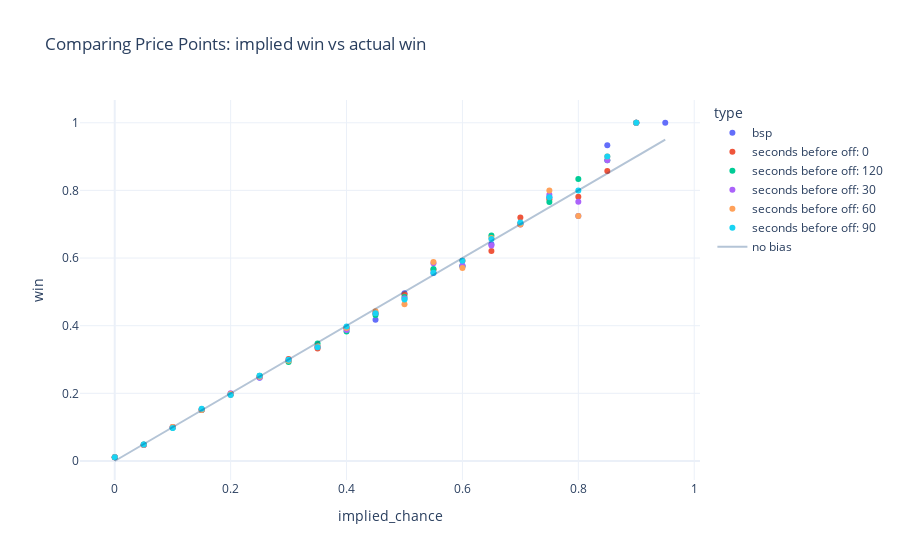

Here is the notebook cell this chart was saved with:
### Markdown cell above
Ok aside from some small sample noise at the top end (there's very few horses that run at sub 1.20 BSPs) we can see that the BSP is pretty perfectly.... efficient?

I'm not sure that's the right word here. Let me illustrate with a counter example. Let's plot the same chart for the BSP as well as our 5 other price points.

### Code cell
# Bsp + Other Odds Scatter
# __________________

winRates = (
    accuracyFrame
    .assign(implied_chance = lambda x: round(20 * (1 / x['odds']))/20)
    .groupby(['type', 'implied_chance'], as_index = False)
    .agg({'win': 'mean'})
)

fig = px.scatter(winRates, x = "implied_chance", y = "win", color = 'type', template = "plotly_white", title = "Comparing Price Points: implied win vs actual win")
fig.add_trace(
    go.Scatter(
        x = winRates.implied_chance, y = winRates.implied_chance, name = 'no bias', line_color = 'rgba(8,61,119, 0.3)'
    )
)
fig.show()

### Figure 1 — Plotly figure (JSON) as saved in the notebook; plotly's stock layout.template omitted (floating-point values rounded to 4 significant figures)
{"data": [{"hovertemplate": "type=bsp<br>implied_chance=%{x}<br>win=%{y}<extra></extra>", "legendgroup": "bsp", "marker": {"color": "#636efa", "symbol": "circle"}, "mode": "markers", "name": "bsp", "orientation": "v", "showlegend": true, "type": "scatter", "x": [0, 0.05, 0.1, 0.15, 0.2, 0.25, 0.3, 0.35, 0.4, 0.45, 0.5, 0.55, 0.6, 0.65, 0.7, 0.75, 0.8, 0.85, 0.9, 0.95], "xaxis": "x", "y": [0.01127, 0.0479, 0.09899, 0.1506, 0.1981, 0.2458, 0.2972, 0.3373, 0.3939, 0.4178, 0.4963, 0.5559, 0.5752, 0.6411, 0.702, 0.7794, 0.7241, 0.9333, 1, 1], "yaxis": "y"}, {"hovertemplate": "type=seconds before off: 0<br>implied_chance=%{x}<br>win=%{y}<extra></extra>", "legendgroup": "seconds before off: 0", "marker": {"color": "#EF553B", "symbol": "circle"}, "mode": "markers", "name": "seconds before off: 0", "orientation": "v", "showlegend": true, "type": "scatter", "x": [0, 0.05, 0.1, 0.15, 0.2, 0.25, 0.3, 0.35, 0.4, 0.45, 0.5, 0.55, 0.6, 0.65, 0.7, 0.75, 0.8, 0.85, 0.9], "xaxis": "x", "y": [0.01117, 0.0476, 0.1006, 0.1532, 0.1957, 0.2494, 0.3013, 0.3326, 0.3921, 0.4362, 0.4921, 0.5657, 0.5923, 0.6205, 0.7197, 0.7742, 0.7812, 0.8571, 1], "yaxis": "y"}, {"hovertemplate": "type=seconds before off: 120<br>implied_chance=%{x}<br>win=%{y}<extra></extra>", "legendgroup": "seconds before off: 120", "marker": {"color": "#00cc96", "symbol": "circle"}, "mode": "markers", "name": "seconds before off: 120", "orientation": "v", "showlegend": true, "type": "scatter", "x": [0, 0.05, 0.1, 0.15, 0.2, 0.25, 0.3, 0.35, 0.4, 0.45, 0.5, 0.55, 0.6, 0.65, 0.7, 0.75, 0.8, 0.85, 0.9], "xaxis": "x", "y": [0.01107, 0.04855, 0.09855, 0.1509, 0.1983, 0.2522, 0.2925, 0.3474, 0.383, 0.4319, 0.4845, 0.5676, 0.5767, 0.6667, 0.7008, 0.7656, 0.8333, 0.8889, 1], "yaxis": "y"}, {"hovertemplate": "type=seconds before off: 30<br>implied_chance=%{x}<br>win=%{y}<extra></extra>", "legendgroup": "seconds before off: 30", "marker": {"color": "#ab63fa", "symbol": "circle"}, "mode": "markers", "name": "seconds before off: 30", "orientation": "v", "showlegend": true, "type": "scatter", "x": [0, 0.05, 0.1, 0.15, 0.2, 0.25, 0.3, 0.35, 0.4, 0.45, 0.5, 0.55, 0.6, 0.65, 0.7, 0.75, 0.8, 0.85, 0.9], "xaxis": "x", "y": [0.01122, 0.04811, 0.09993, 0.1518, 0.1999, 0.2466, 0.2989, 0.3376, 0.3875, 0.4379, 0.4803, 0.5845, 0.5782, 0.6372, 0.6992, 0.7869, 0.7667, 0.8889, 1], "yaxis": "y"}, {"hovertemplate": "type=seconds before off: 60<br>implied_chance=%{x}<br>win=%{y}<extra></extra>", "legendgroup": "seconds before off: 60", "marker": {"color": "#FFA15A", "symbol": "circle"}, "mode": "markers", "name": "seconds before off: 60", "orientation": "v", "showlegend": true, "type": "scatter", "x": [0, 0.05, 0.1, 0.15, 0.2, 0.25, 0.3, 0.35, 0.4, 0.45, 0.5, 0.55, 0.6, 0.65, 0.7, 0.75, 0.8, 0.85, 0.9], "xaxis": "x", "y": [0.01123, 0.04809, 0.1003, 0.1509, 0.1981, 0.2491, 0.2966, 0.3395, 0.3929, 0.443, 0.4636, 0.5884, 0.5708, 0.6595, 0.6992, 0.8, 0.7241, 0.9, 1], "yaxis": "y"}, {"hovertemplate": "type=seconds before off: 90<br>implied_chance=%{x}<br>win=%{y}<extra></extra>", "legendgroup": "seconds before off: 90", "marker": {"color": "#19d3f3", "symbol": "circle"}, "mode": "markers", "name": "seconds before off: 90", "orientation": "v", "showlegend": true, "type": "scatter", "x": [0, 0.05, 0.1, 0.15, 0.2, 0.25, 0.3, 0.35, 0.4, 0.45, 0.5, 0.55, 0.6, 0.65, 0.7, 0.75, 0.8, 0.85, 0.9], "xaxis": "x", "y": [0.01112, 0.04851, 0.09771, 0.1547, 0.1948, 0.2518, 0.2995, 0.3363, 0.3976, 0.4365, 0.4772, 0.5563, 0.5917, 0.6565, 0.7054, 0.7797, 0.8, 0.9, 1], "yaxis": "y"}, {"line": {"color": "rgba(8,61,119, 0.3)"}, "name": "no bias", "type": "scatter", "x": [0, 0.05, 0.1, 0.15, 0.2, 0.25, 0.3, 0.35, 0.4, 0.45, 0.5, 0.55, 0.6, 0.65, 0.7, 0.75, 0.8, 0.85, 0.9, 0.95, 0, 0.05, 0.1, 0.15, 0.2, 0.25, 0.3, 0.35, 0.4, 0.45, 0.5, 0.55, 0.6, 0.65, 0.7, 0.75, 0.8, 0.85, 0.9, 0, 0.05, 0.1, 0.15, 0.2, 0.25, 0.3, 0.35, 0.4, 0.45, 0.5, 0.55, 0.6, 0.65, 0.7, 0.75, 0.8, 0.85, 0.9, 0, 0.05, 0.1, 0.15, 0.2, 0.25, 0.3, 0.35, 0.4, 0.45, 0.5, 0.55, 0.6, 0.65, 0.7, 0.75, 0.8, 0.85, 0.9, 0, 0.05, 0.1, 0.15, 0.2, 0.25, 0.3, 0.35, 0.4, 0.45, 0.5, 0.55, 0.6, 0.65, 0.7, 0.75, 0.8, 0.85, 0.9, 0, 0.05, 0.1, 0.15, 0.2, 0.25, 0.3, 0.35, 0.4, 0.45, 0.5, 0.55, 0.6, 0.65, 0.7, 0.75, 0.8, 0.85, 0.9], "y": [0, 0.05, 0.1, 0.15, 0.2, 0.25, 0.3, 0.35, 0.4, 0.45, 0.5, 0.55, 0.6, 0.65, 0.7, 0.75, 0.8, 0.85, 0.9, 0.95, 0, 0.05, 0.1, 0.15, 0.2, 0.25, 0.3, 0.35, 0.4, 0.45, 0.5, 0.55, 0.6, 0.65, 0.7, 0.75, 0.8, 0.85, 0.9, 0, 0.05, 0.1, 0.15, 0.2, 0.25, 0.3, 0.35, 0.4, 0.45, 0.5, 0.55, 0.6, 0.65, 0.7, 0.75, 0.8, 0.85, 0.9, 0, 0.05, 0.1, 0.15, 0.2, 0.25, 0.3, 0.35, 0.4, 0.45, 0.5, 0.55, 0.6, 0.65, 0.7, 0.75, 0.8, 0.85, 0.9, 0, 0.05, 0.1, 0.15, 0.2, 0.25, 0.3, 0.35, 0.4, 0.45, 0.5, 0.55, 0.6, 0.65, 0.7, 0.75, 0.8, 0.85, 0.9, 0, 0.05, 0.1, 0.15, 0.2, 0.25, 0.3, 0.35, 0.4, 0.45, 0.5, 0.55, 0.6, 0.65, 0.7, 0.75, 0.8, 0.85, 0.9]}], "layout": {"legend": {"title": {"text": "type"}, "tracegroupgap": 0}, "title": {"text": "Comparing Price Points: implied win vs actual win"}, "xaxis": {"anchor": "y", "domain": [0, 1], "title": {"text": "implied_chance"}}, "yaxis": {"anchor": "x", "domain": [0, 1], "title": {"text": "win"}}}}
